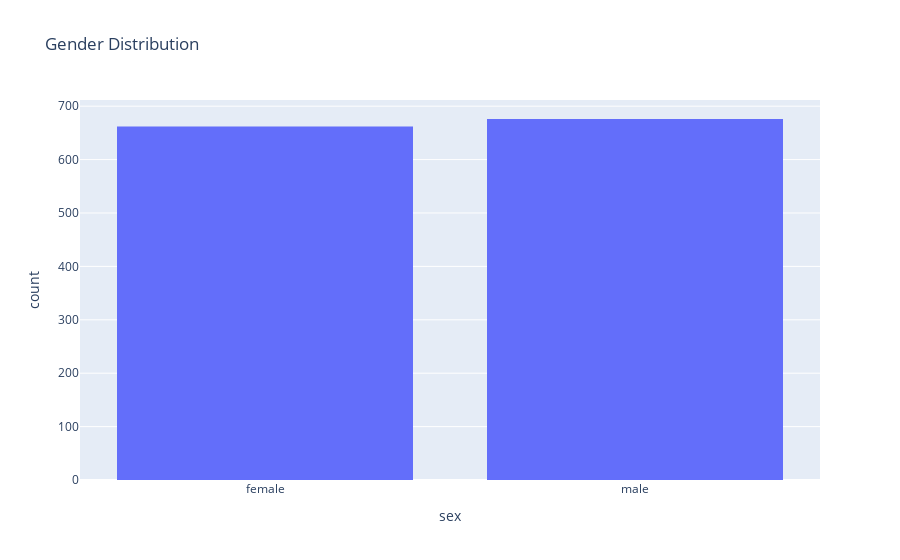

Source (notebook cell):
### Markdown cell above
Lets visualize the distributions of the "sex", "region" and "children" columns and report our observations.

### Code cell
px.histogram(medical_df, x='sex', title='Gender Distribution')

### Figure 1 — Plotly figure (JSON) as saved in the notebook; plotly's stock layout.template omitted (floating-point values rounded to 4 significant figures; data arrays with more than 128 entries replaced by an {"elided": "..."} marker saying what was removed)
{"data": [{"alignmentgroup": "True", "bingroup": "x", "hovertemplate": "sex=%{x}<br>count=%{y}<extra></extra>", "legendgroup": "", "marker": {"color": "#636efa", "pattern": {"shape": ""}}, "name": "", "offsetgroup": "", "orientation": "v", "showlegend": false, "x": {"elided": "1338 str values"}, "xaxis": "x", "yaxis": "y", "type": "histogram"}], "layout": {"xaxis": {"anchor": "y", "domain": [0, 1], "title": {"text": "sex"}, "type": "category", "range": [-0.5, 1.5], "autorange": true}, "yaxis": {"anchor": "x", "domain": [0, 1], "title": {"text": "count"}, "range": [0, 711.6], "autorange": true}, "legend": {"tracegroupgap": 0}, "title": {"text": "Gender Distribution"}, "barmode": "relative", "autosize": true}}
